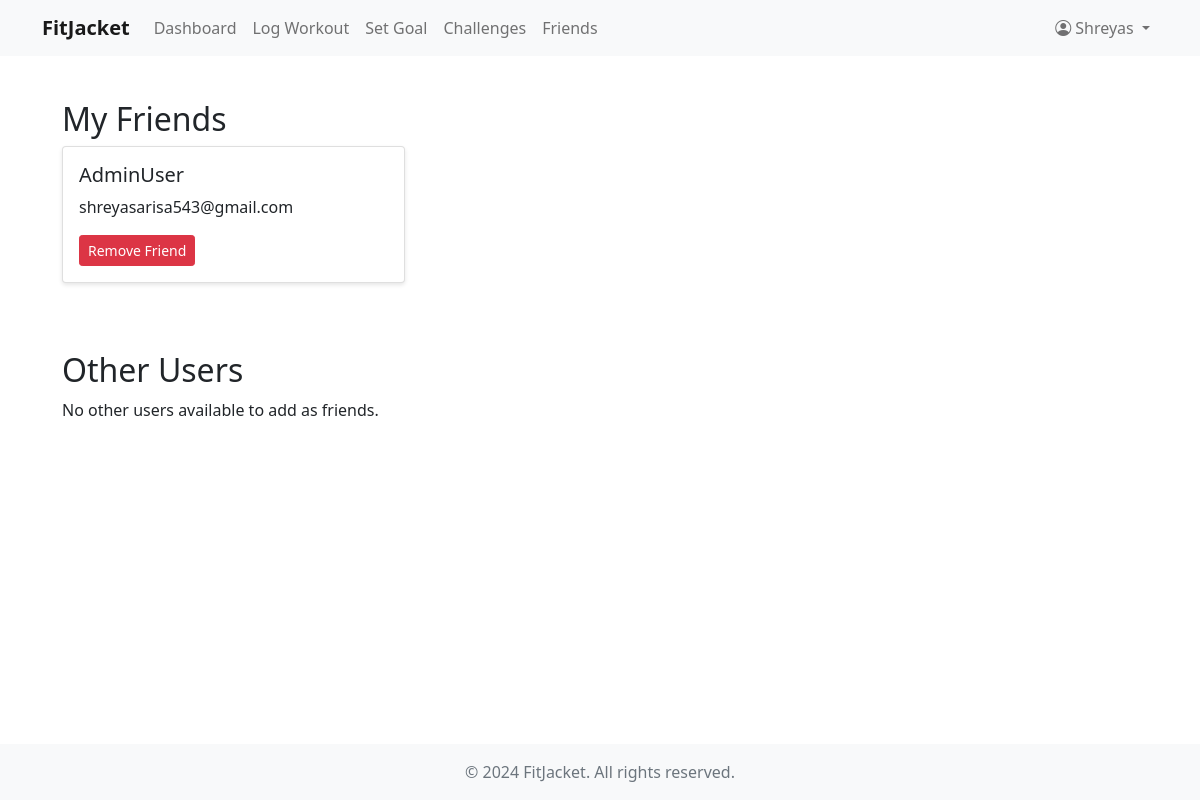
The page /friends/ (signed in) on the database as committed earlier.
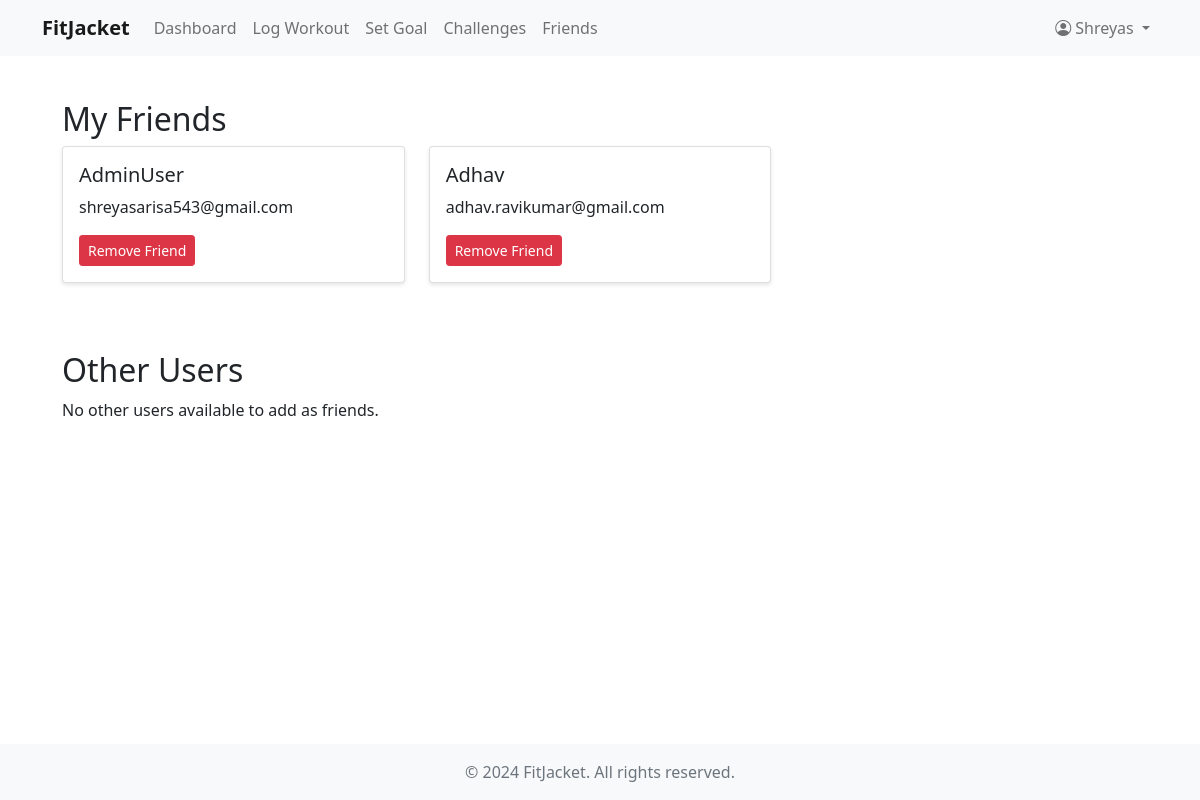
The same page on the database as committed later.
### fitness/models.py (models this page shows, shortened)
class CustomUser(AbstractUser):
    USER_TYPE_CHOICES = (
        ('user', 'User'),
        ('coach', 'Coach'),
    )
    user_type = models.CharField(max_length=10, choices=USER_TYPE_CHOICES, default='user')
    bio = models.TextField(blank=True)
    profile_picture = models.ImageField(upload_to='profile_pictures/', null=True, blank=True)
    fitness_level = models.CharField(max_length=20, choices=(
        ('beginner', 'Beginner'),
        ('intermediate', 'Intermediate'),
        ('advanced', 'Advanced'),
    ), default='beginner')
    friends = models.ManyToManyField('self', symmetrical=False, blank=True)

### fitness/views.py (the view)
# urls.py: path('friends/', views.friends, name='friends'),
@login_required
def friends(request):
    friends = request.user.friends.all()
    other_users = CustomUser.objects.exclude(id=request.user.id).exclude(id__in=friends.values_list('id', flat=True))
    return render(request, 'fitness/friends.html', {
        'friends': friends,
        'other_users': other_users
    })

### fitness/templates/fitness/friends.html (shortened to what this page needs)
{% extends 'fitness/base.html' %}
{% block content %}
<div class="container mt-4">
    <h2>My Friends</h2>
    <div class="row">
        {% for friend in friends %}
        <div class="col-md-4 mb-4">
            <div class="card">
                <div class="card-body">
                    <h5 class="card-title">{{ friend.username }}</h5>
                    <p class="card-text">{{ friend.email }}</p>
                    <a href="{% url 'remove_friend' friend.id %}" class="btn btn-danger btn-sm">Remove Friend</a>
                </div>
            </div>
        </div>
        {% empty %}
        <div class="col-12">
            <p>You haven't added any friends yet.</p>
        </div>
        {% endfor %}
    </div>
    <h2 class="mt-4">Other Users</h2>
    <div class="row">
        {% for user in other_users %}
        <div class="col-md-4 mb-4">
            <div class="card">
                <div class="card-body">
                    <h5 class="card-title">{{ user.username }}</h5>
                    <p class="card-text">{{ user.email }}</p>
                    <a href="{% url 'add_friend' user.id %}" class="btn btn-primary btn-sm">Add Friend</a>
                </div>
            </div>
        </div>
        {% empty %}
        <div class="col-12">
            <p>No other users available to add as friends.</p>
        </div>
        {% endfor %}
    </div>
</div>
{% endblock %}

Rows that differ between the two databases and show on the page:
added CustomUser: username "Adhav", email "adhav.ravikumar@gmail.com"
